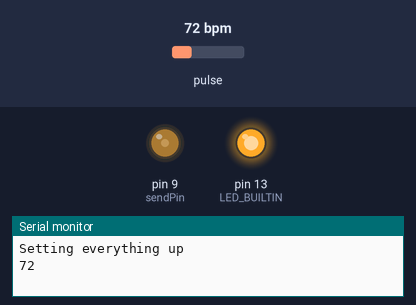
The sketch below on a simulated Arduino Uno, built with avr-gcc and run on an emulated ATmega328P. On the bench: output pins drawn as LEDs (lit = HIGH), the last lines printed to the serial monitor. The inputs (shaded band) are chosen by the test bench; at power-on: pulse 72 bpm.

Above: at 5.8 s.
5.9 s: pulse set to 130 bpm
At 10.9 s:
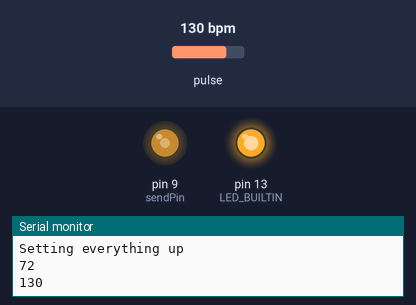
11.5 s: pulse set to 70 bpm
At 15.9 s:
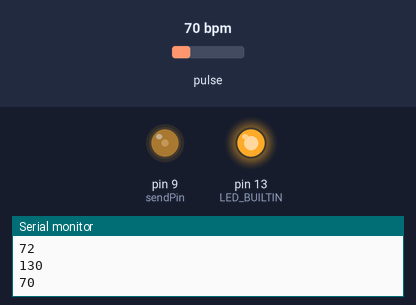
Timing chart, 0 to 17.4 s (numbered marks = the images above; inputs shaded):
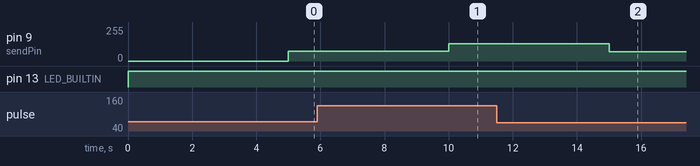

Measured:
- after the input at 5.9 s, pin 9 (sendPin): 72/255 → 130/255 after 4.1 s
- after the input at 11.5 s, pin 9 (sendPin): 130/255 → 70/255 after 3.5 s

The sketch:

bpm_code.ino
```cpp
#define USE_ARDUINO_INTERRUPTS true    // Set-up low-level interrupts for most acurate BPM math.
#include <PulseSensorPlayground.h>     // Includes the PulseSensorPlayground Library.

const int PulseWire = 0;       // PulseSensor PURPLE WIRE connected to ANALOG PIN 0
const int LED = LED_BUILTIN;          // The on-board Arduino LED, close to PIN 13.
int Threshold = 550;
                               // Otherwise leave the default "550" value.
const int sendPin = 9;

PulseSensorPlayground pulseSensor;  // Creates an instance of the PulseSensorPlayground object called "pulseSensor"

void setup() {
  Serial.begin(9600);          // For Serial Monitor
  // Configure the PulseSensor object, by assigning our variables to it.
  pulseSensor.analogInput(PulseWire);
  pulseSensor.blinkOnPulse(LED);       //auto-magically blink Arduino's LED with heartbeat.
  pulseSensor.setThreshold(Threshold);
  pinMode(sendPin, OUTPUT);

   if (pulseSensor.begin()) {
    Serial.println("Setting everything up");
  }
}

void loop() {
    if (pulseSensor.sawStartOfBeat()) {
        int myBPM = pulseSensor.getBeatsPerMinute();
        if (myBPM > 50 && myBPM < 200) {

            analogWrite(sendPin, myBPM);
            Serial.println(myBPM);
        }
    }

    delay(5000);
}
```
